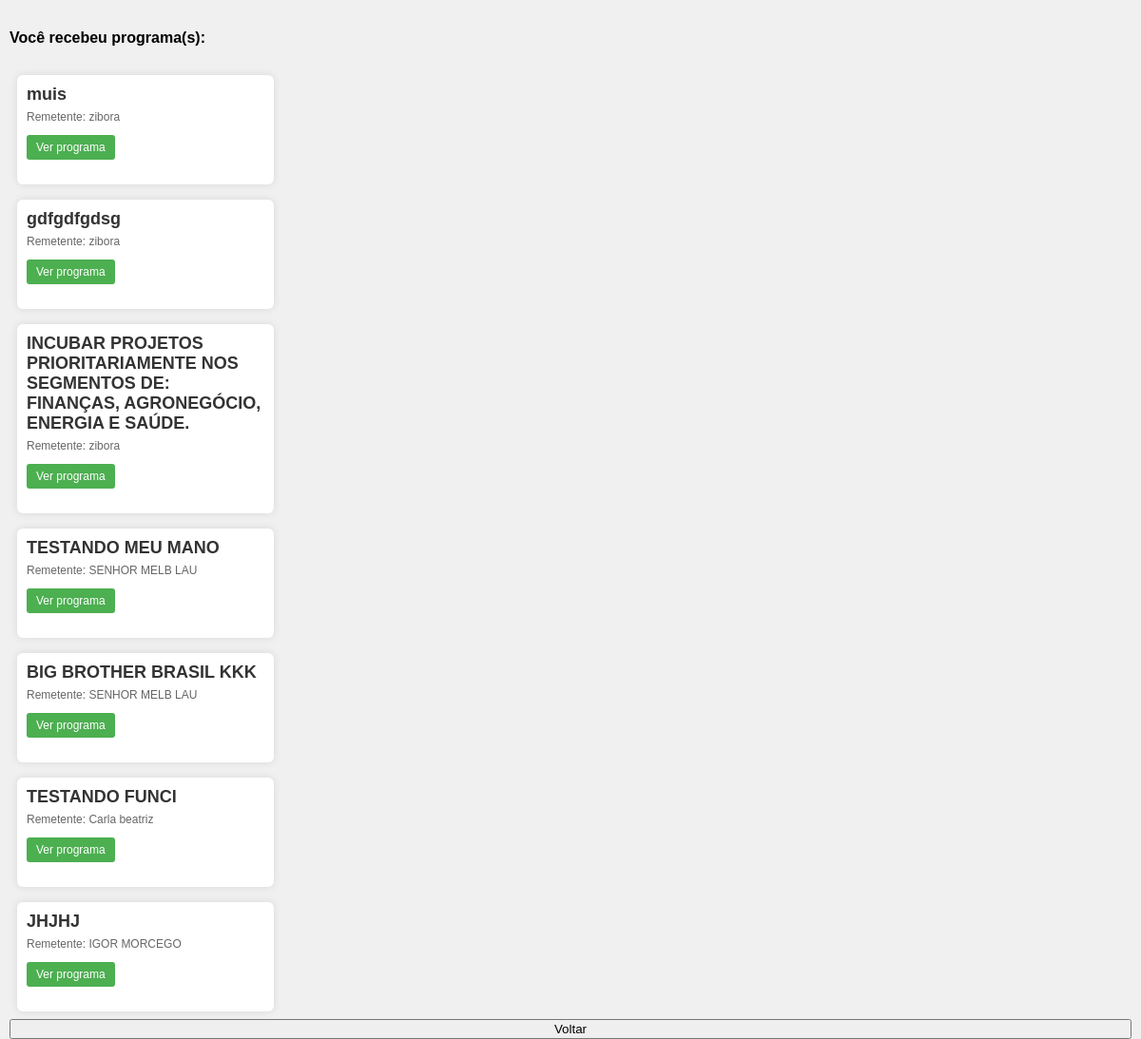
The app's page /atividades/atividades.php (signed in), older data.
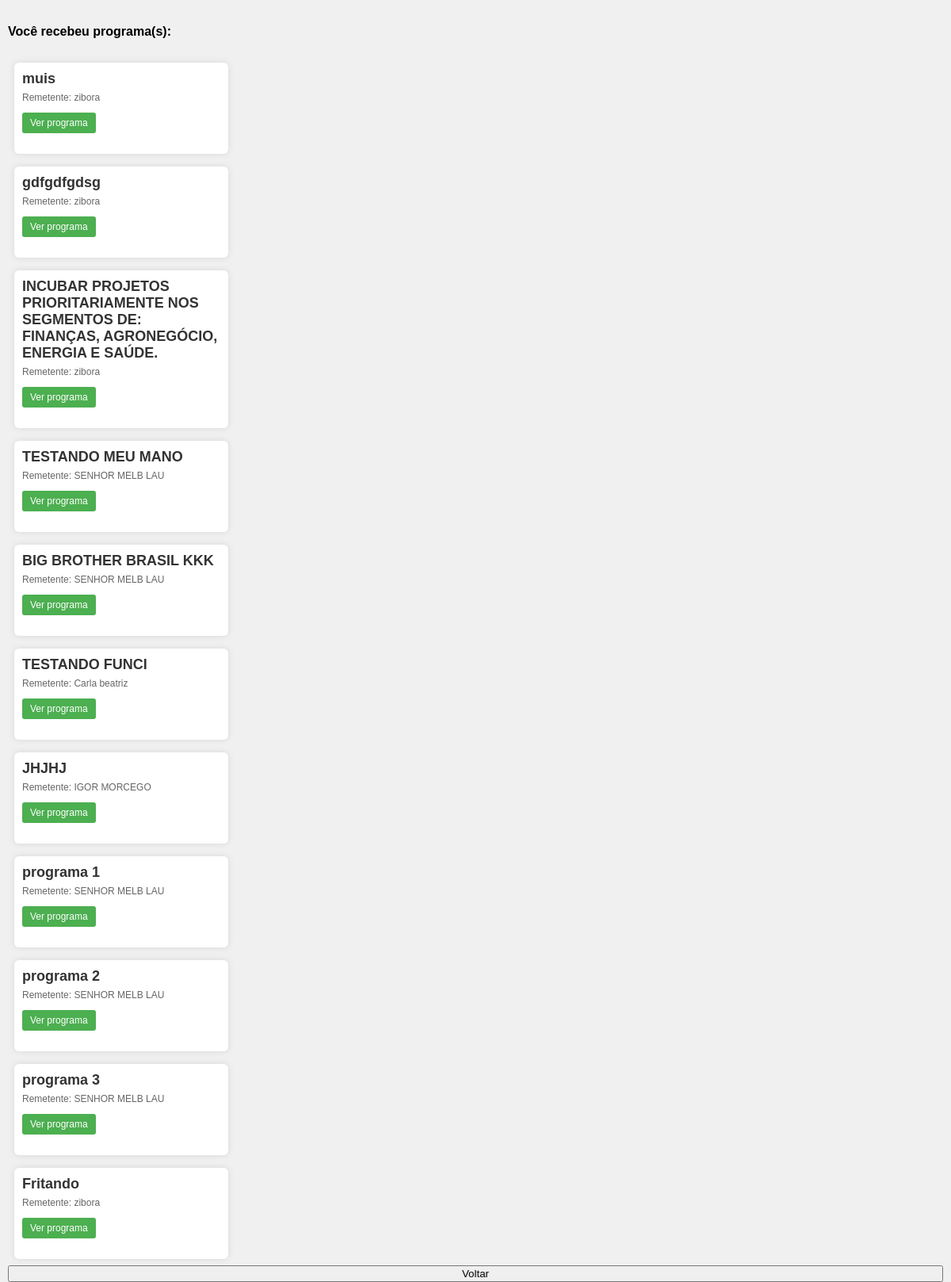
The same page, newer data.
### tables this page shows
CREATE TABLE `enviar_programas` (
  `id` int(11) NOT NULL,
  `login_de` varchar(255) NOT NULL,
  `login_para` varchar(255) NOT NULL,
  `id_programa_enviado` varchar(255) NOT NULL,
  `view` tinyint(4) NOT NULL DEFAULT 0,
  `dt_envio` datetime NOT NULL
);

CREATE TABLE `programa` (
  `id_programa` varchar(155) NOT NULL,
  `nome_programa` varchar(255) NOT NULL,
  `cpf_criador` varchar(255) NOT NULL,
  `contrato_pertecente` varchar(255) NOT NULL,
  `numero` int(255) NOT NULL,
  `data_criada` datetime NOT NULL,
  `data_atualizada` datetime NOT NULL
);

### atividades/atividades.php (the view, shortened to what this page needs)
<?php
require_once "..\bancodedados/bd_conectar.php";
$login = $_SESSION['login'];
$chave_programa = "SELECT enviar_programas.*, programa.nome_programa, login.nome FROM enviar_programas
               INNER JOIN programa ON enviar_programas.id_programa_enviado = programa.id_programa
               INNER JOIN login ON enviar_programas.login_de = login.login
               WHERE enviar_programas.login_para = ?";
$stmt = $mysqli->prepare($chave_programa);
$stmt->bind_param("s", $login);
$stmt->execute();
$resultado = $stmt->get_result();
if ($resultado->num_rows >= 1) {
    echo "<h4>Você recebeu programa(s):</h4>";
} else {
    echo "<h4>No momento você não está em nenhum projeto!<h4>";
}
while ($dados = $resultado->fetch_assoc()) {
        $nome_programa = $dados['nome_programa'];
        $nome_remetente = $dados['nome'];
        echo '<div class="project-box">';
        echo '<form method="POST">';
        echo '<div class="project-title">' . $nome_programa . '</div>';
        echo '<div class="project-description">Remetente: ' . $nome_remetente . '</div>';
        echo '<button type="submit" name="botao_submit" class="project-button">Ver programa</button>';
        echo '</form>';
        echo '</div>';
}
?>
<!DOCTYPE html>
<html lang="en">
<head>
    <link rel="stylesheet" href="pasta_de_estilos/atividades.css">
    <link rel="stylesheet" href="https://cdn.jsdelivr.net/npm/sweetalert2@11.10.8/dist/sweetalert2.min.css">
</head>
<body class="body">
    <button onclick="teste()"> Voltar </button>
</body>
</html>

Row changes from the older to the newer data that the page shows:
added enviar_programas: id_programa_enviado.nome_programa "programa 1", login.nome "SENHOR MELB LAU"
added enviar_programas: id_programa_enviado.nome_programa "programa 2", login.nome "SENHOR MELB LAU"
added enviar_programas: id_programa_enviado.nome_programa "programa 3", login.nome "SENHOR MELB LAU"
added enviar_programas: id_programa_enviado.nome_programa "Fritando", login.nome "zibora"
